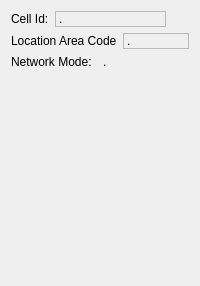
     <widget class="QWidget" name="page_9">
      <layout class="QGridLayout" name="gridLayout_7">
       <item row="0" column="0">
        <layout class="QHBoxLayout" name="horizontalLayout_88">
         <item>
          <widget class="QLabel" name="label_97">
           <property name="sizePolicy">
            <sizepolicy hsizetype="Minimum" vsizetype="Fixed">
             <horstretch>0</horstretch>
             <verstretch>0</verstretch>
            </sizepolicy>
           </property>
           <property name="text">
            <string>Cell Id:</string>
           </property>
          </widget>
         </item>
         <item>
          <widget class="QLabel" name="cellIdLabel">
           <property name="sizePolicy">
            <sizepolicy hsizetype="Expanding" vsizetype="Fixed">
             <horstretch>0</horstretch>
             <verstretch>0</verstretch>
            </sizepolicy>
           </property>
           <property name="frameShape">
            <enum>QFrame::StyledPanel</enum>
           </property>
           <property name="frameShadow">
            <enum>QFrame::Sunken</enum>
           </property>
           <property name="text">
            <string>.</string>
           </property>
          </widget>
         </item>
        </layout>
       </item>
       <item row="1" column="0" colspan="2">
        <layout class="QHBoxLayout" name="horizontalLayout_86">
         <item>
          <widget class="QLabel" name="label_95">
           <property name="sizePolicy">
            <sizepolicy hsizetype="Minimum" vsizetype="Fixed">
             <horstretch>0</horstretch>
             <verstretch>0</verstretch>
            </sizepolicy>
           </property>
           <property name="text">
            <string>Location Area Code</string>
           </property>
          </widget>
         </item>
         <item>
          <widget class="QLabel" name="locationAreaCodeLabel">
           <property name="sizePolicy">
            <sizepolicy hsizetype="Expanding" vsizetype="Fixed">
             <horstretch>0</horstretch>
             <verstretch>0</verstretch>
            </sizepolicy>
           </property>
           <property name="frameShape">
            <enum>QFrame::StyledPanel</enum>
           </property>
           <property name="frameShadow">
            <enum>QFrame::Sunken</enum>
           </property>
           <property name="text">
            <string>.</string>
           </property>
          </widget>
         </item>
        </layout>
       </item>
       <item row="2" column="0" colspan="2">
        <layout class="QHBoxLayout" name="horizontalLayout">
         <item>
          <widget class="QLabel" name="label_91">
           <property name="sizePolicy">
            <sizepolicy hsizetype="Minimum" vsizetype="Preferred">
             <horstretch>0</horstretch>
             <verstretch>0</verstretch>
            </sizepolicy>
           </property>
           <property name="text">
            <string>Network Mode:</string>
           </property>
          </widget>
         </item>
         <item>
          <widget class="QLabel" name="primaryModeLabel">
           <property name="text">
            <string>.</string>
           </property>
          </widget>
         </item>
        </layout>
       </item>
       <item row="3" column="1">
        <spacer name="verticalSpacer_28">
         <property name="orientation">
          <enum>Qt::Vertical</enum>
         </property>
         <property name="sizeHint" stdset="0">
          <size>
           <width>17</width>
           <height>206</height>
          </size>
         </property>
        </spacer>
       </item>
      </layout>
     </widget>
